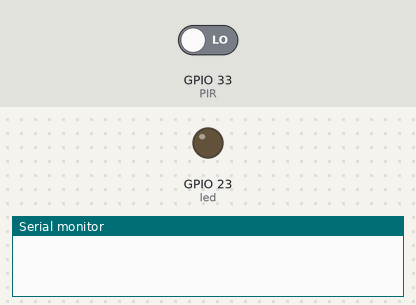
The sketch below on a simulated ESP32. Shown: output pins drawn as LEDs (lit = HIGH), the last lines printed to the serial monitor. Inputs (shaded band) come from the test bench; at power-on: GPIO 33 (PIR) LOW.

Above: at 1.2 s.
1.3 s: GPIO 33 (PIR) driven HIGH
At 2.4 s:
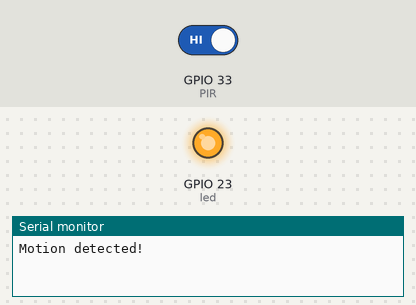
2.8 s: GPIO 33 (PIR) driven LOW
At 3.5 s:
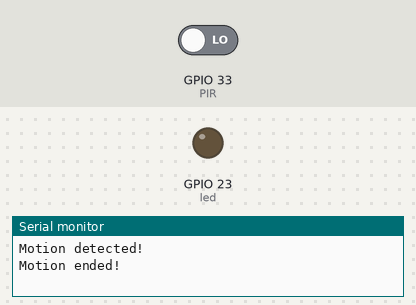
Timing chart, 0 to 5.8 s (numbered marks = the images above; inputs shaded):
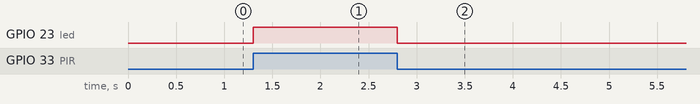

Measured:
- after the input at 1.3 s, GPIO 23 (led): LOW → HIGH at once
- after the input at 2.8 s, GPIO 23 (led): HIGH → LOW at once

The sketch:

ESP32_PIR.ino
```cpp
#define led 23
#define PIR 33

int pirState = LOW;
int val = 0;

void setup() {
    pinMode(led, OUTPUT);
    pinMode(PIR, INPUT);
    Serial.begin(115200);
}

void loop() {
    val = digitalRead(PIR);
    if (val == HIGH) {
        digitalWrite(led, HIGH);
        if (pirState == LOW) {
            Serial.println("Motion detected!");
            pirState = HIGH;
        }
    } else {
        digitalWrite(led, LOW);
        if (pirState == HIGH) {
            Serial.println("Motion ended!");
            pirState = LOW;
        }
    }
}
```
